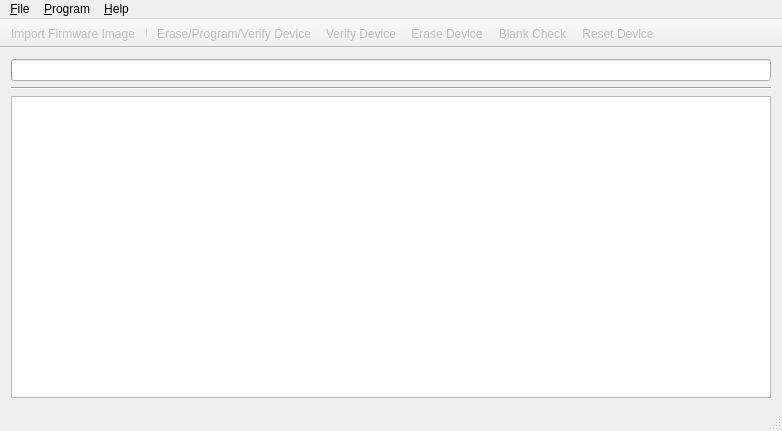
<?xml version="1.0" encoding="UTF-8"?>
<ui version="4.0">
 <class>MainWindowClass</class>
 <widget class="QMainWindow" name="MainWindowClass">
  <property name="geometry">
   <rect>
    <x>0</x>
    <y>0</y>
    <width>782</width>
    <height>431</height>
   </rect>
  </property>
  <property name="sizePolicy">
   <sizepolicy hsizetype="Expanding" vsizetype="Expanding">
    <horstretch>0</horstretch>
    <verstretch>0</verstretch>
   </sizepolicy>
  </property>
  <property name="windowTitle">
   <string notr="true">USB HID Bootloader</string>
  </property>
  <property name="windowIcon">
   <iconset>
    <normaloff>../../../../../../../../../../Icons/vero.ico</normaloff>../../../../../../../../../../Icons/vero.ico</iconset>
  </property>
  <widget class="QWidget" name="centralWidget">
   <layout class="QGridLayout" name="gridLayout">
    <item row="0" column="0">
     <widget class="QProgressBar" name="progressBar">
      <property name="value">
       <number>0</number>
      </property>
      <property name="textVisible">
       <bool>false</bool>
      </property>
     </widget>
    </item>
    <item row="1" column="0">
     <widget class="Line" name="line">
      <property name="orientation">
       <enum>Qt::Horizontal</enum>
      </property>
     </widget>
    </item>
    <item row="2" column="0">
     <widget class="QPlainTextEdit" name="plainTextEdit">
      <property name="minimumSize">
       <size>
        <width>350</width>
        <height>0</height>
       </size>
      </property>
      <property name="readOnly">
       <bool>true</bool>
      </property>
     </widget>
    </item>
   </layout>
  </widget>
  <widget class="QMenuBar" name="menuBar">
   <property name="geometry">
    <rect>
     <x>0</x>
     <y>0</y>
     <width>782</width>
     <height>38</height>
    </rect>
   </property>
   <widget class="QMenu" name="menuFile">
    <property name="title">
     <string>&amp;File</string>
    </property>
    <addaction name="actionOpen"/>
    <addaction name="separator"/>
    <addaction name="actionExit"/>
   </widget>
   <widget class="QMenu" name="menuProgrammer">
    <property name="title">
     <string>&amp;Program</string>
    </property>
    <addaction name="separator"/>
    <addaction name="actionWrite_Device"/>
    <addaction name="action_Verify_Device"/>
    <addaction name="actionErase_Device"/>
    <addaction name="actionBlank_Check"/>
    <addaction name="actionReset_Device"/>
    <addaction name="separator"/>
    <addaction name="action_Settings"/>
   </widget>
   <widget class="QMenu" name="menu_Help">
    <property name="title">
     <string>&amp;Help</string>
    </property>
    <addaction name="action_About"/>
   </widget>
   <addaction name="menuFile"/>
   <addaction name="menuProgrammer"/>
   <addaction name="menu_Help"/>
  </widget>
  <widget class="QStatusBar" name="statusBar"/>
  <widget class="QToolBar" name="mainToolBar">
   <property name="windowTitle">
    <string>Display Toolbar</string>
   </property>
   <property name="movable">
    <bool>false</bool>
   </property>
   <property name="floatable">
    <bool>false</bool>
   </property>
   <attribute name="toolBarArea">
    <enum>TopToolBarArea</enum>
   </attribute>
   <attribute name="toolBarBreak">
    <bool>false</bool>
   </attribute>
   <addaction name="actionOpen"/>
   <addaction name="separator"/>
   <addaction name="actionWrite_Device"/>
   <addaction name="action_Verify_Device"/>
   <addaction name="actionErase_Device"/>
   <addaction name="actionBlank_Check"/>
   <addaction name="actionReset_Device"/>
  </widget>
  <action name="actionOpen">
   <property name="enabled">
    <bool>false</bool>
   </property>
   <property name="icon">
    <iconset resource="resources.qrc">
     <normaloff>:/MainWindow/img/open.png</normaloff>:/MainWindow/img/open.png</iconset>
   </property>
   <property name="text">
    <string>&amp;Import Firmware Image</string>
   </property>
   <property name="toolTip">
    <string>Import Firmware Image</string>
   </property>
   <property name="shortcut">
    <string>Ctrl+O</string>
   </property>
  </action>
  <action name="actionExit">
   <property name="text">
    <string>E&amp;xit</string>
   </property>
   <property name="shortcut">
    <string>Ctrl+Q</string>
   </property>
  </action>
  <action name="actionWrite_Device">
   <property name="enabled">
    <bool>false</bool>
   </property>
   <property name="icon">
    <iconset resource="resources.qrc">
     <normaloff>:/MainWindow/img/writetqfp.png</normaloff>:/MainWindow/img/writetqfp.png</iconset>
   </property>
   <property name="text">
    <string>Erase/Program/Verify Device</string>
   </property>
  </action>
  <action name="actionErase_Device">
   <property name="enabled">
    <bool>false</bool>
   </property>
   <property name="icon">
    <iconset resource="resources.qrc">
     <normaloff>:/MainWindow/img/erasetqfp.png</normaloff>:/MainWindow/img/erasetqfp.png</iconset>
   </property>
   <property name="text">
    <string>Erase Device</string>
   </property>
   <property name="visible">
    <bool>false</bool>
   </property>
  </action>
  <action name="action_About">
   <property name="icon">
    <iconset resource="resources.qrc">
     <normaloff>:/MainWindow/img/help.png</normaloff>:/MainWindow/img/help.png</iconset>
   </property>
   <property name="text">
    <string>&amp;About</string>
   </property>
  </action>
  <action name="action_Verify_Device">
   <property name="enabled">
    <bool>false</bool>
   </property>
   <property name="icon">
    <iconset resource="resources.qrc">
     <normaloff>:/MainWindow/img/verify.png</normaloff>:/MainWindow/img/verify.png</iconset>
   </property>
   <property name="text">
    <string>&amp;Verify Device</string>
   </property>
   <property name="visible">
    <bool>false</bool>
   </property>
  </action>
  <action name="action_Settings">
   <property name="enabled">
    <bool>false</bool>
   </property>
   <property name="text">
    <string>&amp;Settings...</string>
   </property>
  </action>
  <action name="actionReset_Device">
   <property name="enabled">
    <bool>false</bool>
   </property>
   <property name="icon">
    <iconset resource="resources.qrc">
     <normaloff>:/MainWindow/img/Reset.png</normaloff>:/MainWindow/img/Reset.png</iconset>
   </property>
   <property name="text">
    <string>Reset Device</string>
   </property>
  </action>
  <action name="actionBlank_Check">
   <property name="enabled">
    <bool>false</bool>
   </property>
   <property name="icon">
    <iconset resource="resources.qrc">
     <normaloff>:/MainWindow/img/BlankCheck.png</normaloff>:/MainWindow/img/BlankCheck.png</iconset>
   </property>
   <property name="text">
    <string>Blank Check</string>
   </property>
   <property name="visible">
    <bool>false</bool>
   </property>
  </action>
 </widget>
 <layoutdefault spacing="6" margin="11"/>
 <resources>
  <include location="resources.qrc"/>
 </resources>
 <connections/>
</ui>
